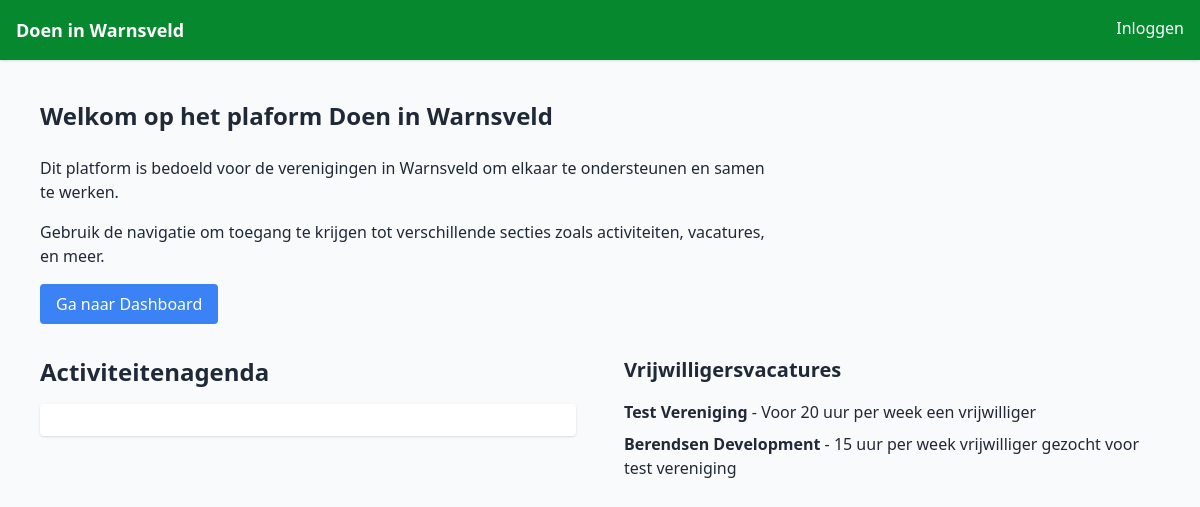
The page / on the database its author committed.
### tables this page shows
CREATE TABLE vacancies (
                        id INTEGER PRIMARY KEY,
                        title TEXT,
                        organization TEXT,
                        description TEXT);

### app.py (the view)
@app.route('/')
def home():
    conn = sqlite3.connect(DB)
    c = conn.cursor()
    c.execute("SELECT title, date, description FROM activities ORDER BY date ASC")
    activities = c.fetchall()
    c.execute("SELECT title, organization, description FROM vacancies")
    vacancies = c.fetchall()
    conn.close()
    return render_template('public.html', activities=activities, vacancies=vacancies)

### templates/public.html (shortened to what this page needs)
{% extends 'base.html' %}
{% block content %}
<div class="lg:w-2/3 p-4">
    <h1 class="text-2xl font-bold mb-6">Welkom op het plaform Doen in Warnsveld</h1>
    <p class="mb-4">Dit platform is bedoeld voor de verenigingen in Warnsveld om elkaar te ondersteunen en samen te
        werken.</p>
    <p class="mb-4">Gebruik de navigatie om toegang te krijgen tot verschillende secties zoals activiteiten, vacatures,
        en meer.</p>
    <a href="/dashboard" class="inline-block bg-blue-500 text-white px-4 py-2 rounded hover:bg-blue-600">Ga naar
        Dashboard</a>
</div>
<div class="lg:grid lg:grid-cols-2 gap-4">
    <div class="m-4">
        <h2 class="text-2xl font-bold mb-4">Activiteitenagenda</h1>
            <div id='calendar' class="bg-white p-4 rounded shadow"></div>
    </div>
    <div class="m-4">
        <h2 class="text-xl font-bold mb-4">Vrijwilligersvacatures</h2>
        <ul>
            {% for v in vacancies %}
            <li class="mb-2"><strong>{{ v[1] }}</strong> - {{ v[2] }}<br>{{ v[3] }}</li>
            {% endfor %}
        </ul>
    </div>
</div>
{% endblock %}

### rows shown on the page
vacancies: organization "Test Vereniging", description "Voor 20 uur per week een vrijwilliger"
vacancies: organization "Berendsen Development", description "15 uur per week vrijwilliger gezocht voor test vereniging"
